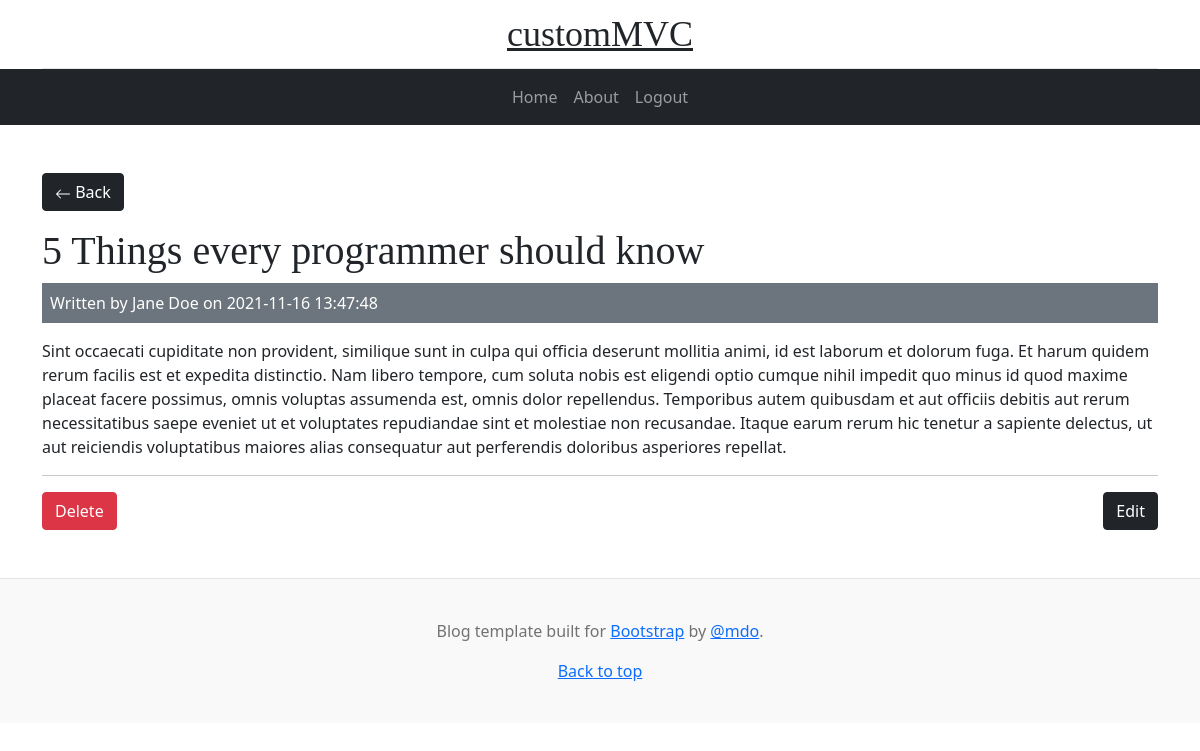
/posts/show/7 (signed in), run on the app's committed database.
### tables this page shows
CREATE TABLE `posts` (
  `id` int(11) NOT NULL,
  `user_id` int(11) NOT NULL,
  `title` varchar(255) NOT NULL,
  `body` text NOT NULL,
  `created_at` datetime NOT NULL DEFAULT current_timestamp()
);

CREATE TABLE `users` (
  `id` int(11) NOT NULL,
  `name` varchar(255) NOT NULL,
  `email` varchar(255) NOT NULL,
  `password` varchar(255) NOT NULL,
  `created_at` datetime NOT NULL DEFAULT current_timestamp()
);

### app/controllers/Posts.php (called while the page is built, shortened)
<?php
class Posts extends Controller
{
    public function __construct()
    {
        $this->postModel = $this->model("Post");
        $this->userModel = $this->model("User");
    }
    public function show($id)
    {
        $post = $this->postModel->getPostById($id);
        $user = $this->userModel->getUserById($post->user_id);
        $data = [
            "post" => $post,
            "user" => $user
        ];
        $this->view("posts/show", $data);
    }
}

### app/libraries/core.php (called while the page is built, shortened)
<?php
class Core
{
    protected $currentMethod = 'index';
    public function __construct()
    {
        $url = $this->getUrl();
        if (!empty($url[0]) && file_exists('../app/controllers/' . ucwords($url[0]) . '.php')) {
            unset($url[0]);
        }
        $this->currentController = new $this->currentController();
        if (isset($url[1])) {
            if (method_exists($this->currentController, $url[1])) {
                $this->currentMethod = $url[1];
                unset($url[1]);
            }
        }
        $this->params = $url ? array_values($url) : [];
        call_user_func_array([$this->currentController, $this->currentMethod], $this->params);
    }
    public function getUrl()
    {
        if (isset($_GET['url'])) {
            $url = rtrim($_GET['url'], '/');
            $url = filter_var($url, FILTER_SANITIZE_URL);
            $url = explode('/', $url);
            return $url;
        }
    }
}

### public/index.php (called while the page is built, shortened)
<?php
    $init = new Core();

### app/libraries/database.php (called while the page is built, shortened)
<?php
class Database
{
    private $host = DB_HOST;
    private $user = DB_USER;
    private $pass = DB_PASS;
    private $dbname = DB_NAME;
    private $dbh;
    private $stmt;
    public function __construct()
    {
        $dsn = 'mysql:host=' . $this->host . ';dbname=' . $this->dbname;
        $options = array(
        PDO::ATTR_PERSISTENT => true,
        PDO::ATTR_ERRMODE => PDO::ERRMODE_EXCEPTION
        );
        try {
            $this->dbh = new PDO($dsn, $this->user, $this->pass, $options);
        } catch (PDOException $e) {
            $this->error = $e->getMessage();
            echo $this->error;
        }
    }
    public function query($sql)
    {
        $this->stmt = $this->dbh->prepare($sql);
    }
    public function bind($param, $value, $type = null)
    {
        if (is_null($type)) {
            switch (true) {
                default:
                    $type = PDO::PARAM_STR;
            }
        }
        $this->stmt->bindValue($param, $value, $type);
    }
    public function execute()
    {
        return $this->stmt->execute();
    }
    public function single()
    {
        $this->execute();
        return $this->stmt->fetch(PDO::FETCH_OBJ);
    }
}

### app/models/Post.php (called while the page is built, shortened)
<?php
class Post
{
    private $db;
    public function __construct()
    {
        $this->db = new Database();
    }
    public function getPostById($id)
    {
        $this->db->query("SELECT * FROM posts WHERE id = :id");
        $this->db->bind(":id", $id);
        $row = $this->db->single();
        return $row;
    }
}

### app/models/User.php (called while the page is built, shortened)
<?php
class User
{
    private $db;
    public function __construct()
    {
        $this->db = new Database();
    }
    public function getUserById($id)
    {
        $this->db->query("SELECT * FROM users WHERE id = :id");
        $this->db->bind(":id", $id);
        $row = $this->db->single();
        return $row;
    }
}

### app/views/posts/show.php (the view)
<?php require APPROOT . '/views/includes/header.php'; ?>
<a href="<?php echo URLROOT; ?>posts"
class="btn btn-dark mb-3"><svg xmlns="http://www.w3.org/2000/svg"
width="16" height="16" fill="currentColor" class="bi bi-arrow-left" viewBox="0 0 16 16">
  <path fill-rule="evenodd"
  d="M15 8a.5.5 0 0 0-.5-.5H2.707l3.147-3.146a.5.5 0 1
  0-.708-.708l-4 4a.5.5 0 0 0 0 .708l4 4a.5.5 0 0 0 .708-.708L2.707
  8.5H14.5A.5.5 0 0 0 15 8z"/>
</svg> Back</a>
<br>
<h1><?php echo $data['post']->title; ?></h1>
<div class="bg-secondary text-white p-2 mb-3">
  Written by <?php echo $data['user']->name; ?> on <?php echo $data['post']->created_at; ?>
</div>
<p><?php echo $data['post']->body; ?></p>
<?php if ($data['post']->user_id == $_SESSION['user_id']) : ?>
  <hr>
  <form class="d-flex justify-content-between mb-5" action="<?php echo URLROOT; ?>posts/delete/<?php echo $data['post']->id; ?>" method="post">
    <input type="submit" value="Delete" class="btn btn-danger">
    <a href="<?php echo URLROOT; ?>posts/edit/<?php echo $data['post']->id; ?>" class="btn btn-dark">Edit</a>
  </form>
<?php endif; ?>
<?php require APPROOT . '/views/includes/footer.php'; ?>

### public/css/style.css (style rules this page uses)
h1, h2, h3, h4, h5, h6 { font-family: "Playfair Display", Georgia, "Times New Roman", serif; }

### data on the page
posts: title "5 Things every programmer should know", created_at "2021-11-16 13:47:48", body "Sint occaecati cupiditate non provident, similique sunt in culpa qui officia deserunt mollitia animi, id est laborum et dolorum fuga. Et harum quidem rerum facilis est et expedita distinctio. Nam libero tempore, cum soluta nobis est eligendi optio cumque nihil impedit quo minus id quod maxime placeat facere possimus, omnis voluptas assumenda est, omnis dolor repellendus. Temporibus autem quibusdam et aut officiis debitis aut rerum necessitatibus saepe eveniet ut et voluptates repudiandae sint et molestiae non recusandae. Itaque earum rerum hic tenetur a sapiente delectus, ut aut reiciendis voluptatibus maiores alias consequatur aut perferendis doloribus asperiores repellat."
users: name "Jane Doe"
